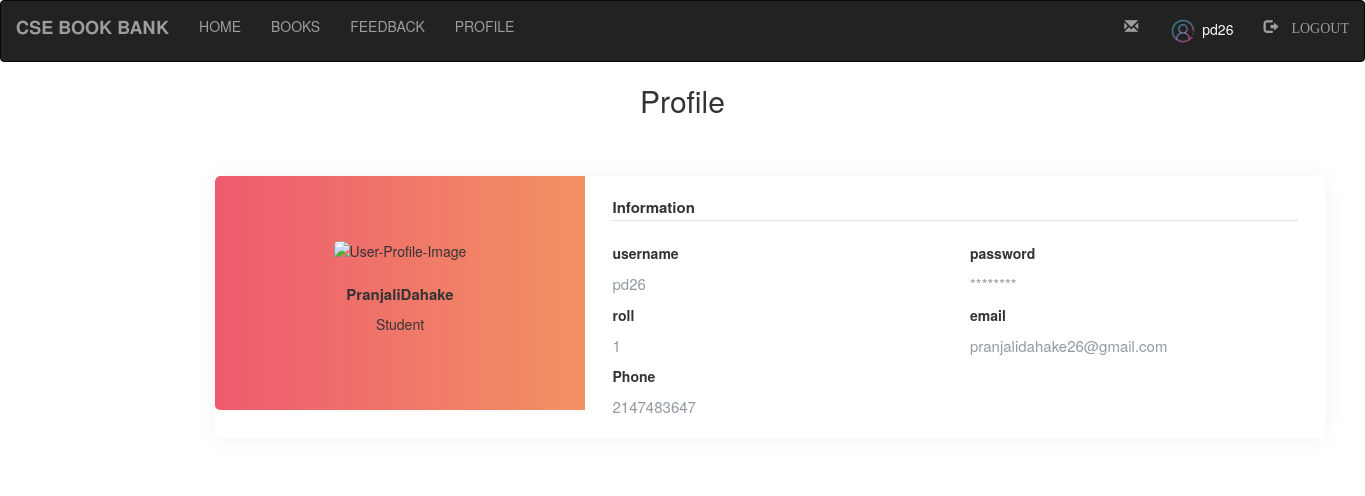
/profile.php (signed in), run on the app's committed database.
### tables this page shows
CREATE TABLE `student` (
  `first` varchar(100) NOT NULL,
  `last` varchar(100) NOT NULL,
  `username` varchar(100) NOT NULL,
  `password` varchar(100) NOT NULL,
  `roll` int(100) NOT NULL,
  `email` varchar(100) NOT NULL,
  `contact` int(100) NOT NULL
);

### profile.php (the view, shortened to what this page needs)
<?php
	include "connection.php";
	include "navbar.php";
 ?>
 <!DOCTYPE html>
 <html>
 <head>
 </head>
 <?php
$q=mysqli_query($db,"SELECT * FROM student where username='$_SESSION[login_user]' ;");
?>
<h2 style="text-align: center;">Profile</h2>
<?php
$row = mysqli_fetch_assoc($q);
?>
<div class="page-content page-container" id="page-content">
    <div class="padding">
        <div class="row container d-flex justify-content-center">
            <div class="col-xl-6 col-md-12">
                <div class="card user-card-full">
                    <div class="row m-l-0 m-r-0">
                        <div class="col-sm-4 bg-c-lite-green user-profile">
                            <div class="card-block text-center text-white">
                                <div class="m-b-25">
                                    <img src="https://img.icons8.com/bubbles/100/000000/user.png" class="img-radius" alt="User-Profile-Image" >
                                </div>
                                <h6 class="f-w-600"><?php echo $row['first'];
                                                    echo $row['last']; ?> </h6>
                                <p>Student</p>
                            </div>
                        </div>
                        <div class="col-sm-8">
                            <div class="card-block">
                                <h6 class="m-b-20 p-b-5 b-b-default f-w-600">Information</h6>
                                <div class="row">
                                    <div class="col-sm-6">
                                        <p class="m-b-10 f-w-600">username</p>
                                        <h6 class="text-muted f-w-400"><?php echo $row['username']; ?></h6>
                                    </div>
                                    <div class="col-sm-6">
                                        <p class="m-b-10 f-w-600">password</p>
                                        <h6 class="text-muted f-w-400">********</h6>
                                    </div>
                                    <div class="col-sm-6">
                                        <p class="m-b-10 f-w-600">roll</p>
                                        <h6 class="text-muted f-w-400"><?php echo $row['roll']; ?></h6>
                                    </div>
                                    <div class="col-sm-6">
                                        <p class="m-b-10 f-w-600">email</p>
                                        <h6 class="text-muted f-w-400"><?php echo $row['email']; ?></h6>
                                    </div>
                                    <div class="col-sm-6">
                                        <p class="m-b-10 f-w-600">Phone</p>
                                        <h6 class="text-muted f-w-400"><?php echo $row['contact']; ?></h6>
                                    </div>
                                </div>
 		</div>
 	</div>
 </body>
 </html>

### style.css (style rules this page uses)
html, body, div, span, object, iframe, h1, h2, h3, h4, h5, h6, p, blockquote, pre, abbr, address, cite, code, del, dfn, em, img, ins, kbd, q, samp, small, strong, sub, sup, var, b, i, dl, dt, dd, ol, ul, li, fieldset, form, label, legend, table, caption, tbody, tfoot, thead, tr, th, td, article, aside, canvas, details, figcaption, figure, footer, header, hgroup, menu , section, summary, time, mark, audio, video { margin:0; padding:0; border:0; outline:0; font-size:100%; vertical-align:baseline; background:transparent; }
body { line-height:1; }

### profile.php (style rules this page uses)
.padding { margin-left:200px ; margin-top: 59px; }
.user-card-full { overflow: hidden; }
.card { border-radius: 5px; -webkit-box-shadow: 0 1px 20px 0 rgba(69, 90, 100, 0.08); box-shadow: 0 1px 20px 0 rgba(69, 90, 100, 0.08); border: none; margin-bottom: 30px; }
.m-r-0 { margin-right: 0px; }
.m-l-0 { margin-left: 0px; }
.user-card-full .user-profile { border-radius: 5px 0 0 5px; }
.bg-c-lite-green { background: -webkit-gradient(linear, left top, right top, from(#f29263), to(#ee5a6f)); background: linear-gradient(to right, #ee5a6f, #f29263); }
.user-profile { padding: 50px 0; }
.card-block { padding:1.25rem; }
.m-b-25 { margin-bottom: 25px; }
.img-radius { border-radius: 5px; }
h6 { font-size: 15px; }
.card .card-block p { line-height: 25px; }
.card-block { padding: 1.25rem; }
.b-b-default { border-bottom: 1px solid #e0e0e0; }
.m-b-20 { margin-bottom: 20px; }
.p-b-5 { padding-bottom: 5px !important; }
.m-b-10 { margin-bottom: 10px; }
.text-muted { color: #919aa3 !important; }
.f-w-600 { font-weight: 600; }
h2 { margin-bottom: 5px; padding-top: 2px; }

### data on the page
student: first "Pranjali", last "Dahake", username "pd26", roll "1", email "pranjalidahake26@gmail.com", contact "2147483647"

### other printed values
$_SESSION['login_user'] "pd26"
